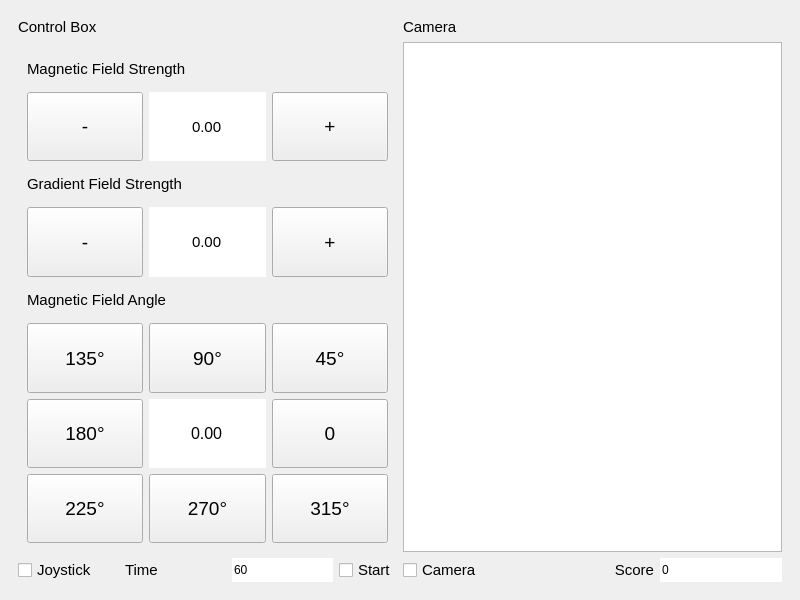
<?xml version="1.0" encoding="UTF-8"?>
<ui version="4.0">
 <class>MainWindow</class>
 <widget class="QMainWindow" name="MainWindow">
  <property name="geometry">
   <rect>
    <x>0</x>
    <y>0</y>
    <width>800</width>
    <height>600</height>
   </rect>
  </property>
  <property name="windowTitle">
   <string>MainWindow</string>
  </property>
  <widget class="QWidget" name="centralwidget">
   <layout class="QGridLayout" name="gridLayout_3">
    <item row="0" column="0">
     <widget class="QWidget" name="gridWidget" native="true">
      <property name="sizePolicy">
       <sizepolicy hsizetype="Expanding" vsizetype="Expanding">
        <horstretch>5</horstretch>
        <verstretch>0</verstretch>
       </sizepolicy>
      </property>
      <layout class="QGridLayout" name="cam_grid">
       <item row="1" column="0">
        <widget class="QLabel" name="label_5">
         <property name="font">
          <font>
           <pointsize>11</pointsize>
          </font>
         </property>
         <property name="text">
          <string>Control Box</string>
         </property>
        </widget>
       </item>
       <item row="3" column="0">
        <layout class="QGridLayout" name="gridLayout">
         <item row="0" column="0">
          <widget class="QCheckBox" name="joystick_checkbox">
           <property name="sizePolicy">
            <sizepolicy hsizetype="Expanding" vsizetype="Expanding">
             <horstretch>0</horstretch>
             <verstretch>0</verstretch>
            </sizepolicy>
           </property>
           <property name="font">
            <font>
             <pointsize>11</pointsize>
            </font>
           </property>
           <property name="layoutDirection">
            <enum>Qt::LeftToRight</enum>
           </property>
           <property name="text">
            <string>Joystick </string>
           </property>
           <property name="checked">
            <bool>false</bool>
           </property>
          </widget>
         </item>
         <item row="0" column="1">
          <widget class="QLabel" name="label_7">
           <property name="sizePolicy">
            <sizepolicy hsizetype="Expanding" vsizetype="Expanding">
             <horstretch>0</horstretch>
             <verstretch>0</verstretch>
            </sizepolicy>
           </property>
           <property name="font">
            <font>
             <pointsize>11</pointsize>
            </font>
           </property>
           <property name="text">
            <string>Time</string>
           </property>
          </widget>
         </item>
         <item row="0" column="2">
          <widget class="QSpinBox" name="time_spinbox">
           <property name="sizePolicy">
            <sizepolicy hsizetype="Expanding" vsizetype="Minimum">
             <horstretch>0</horstretch>
             <verstretch>0</verstretch>
            </sizepolicy>
           </property>
           <property name="frame">
            <bool>false</bool>
           </property>
           <property name="buttonSymbols">
            <enum>QAbstractSpinBox::NoButtons</enum>
           </property>
           <property name="maximum">
            <number>100</number>
           </property>
           <property name="value">
            <number>60</number>
           </property>
          </widget>
         </item>
         <item row="0" column="3">
          <widget class="QCheckBox" name="start_button">
           <property name="font">
            <font>
             <pointsize>11</pointsize>
            </font>
           </property>
           <property name="text">
            <string>Start</string>
           </property>
          </widget>
         </item>
        </layout>
       </item>
       <item row="2" column="2">
        <widget class="QGraphicsView" name="game1_cam">
         <property name="sizePolicy">
          <sizepolicy hsizetype="Expanding" vsizetype="Expanding">
           <horstretch>5</horstretch>
           <verstretch>5</verstretch>
          </sizepolicy>
         </property>
        </widget>
       </item>
       <item row="1" column="2">
        <widget class="QLabel" name="label">
         <property name="font">
          <font>
           <pointsize>11</pointsize>
          </font>
         </property>
         <property name="text">
          <string>Camera</string>
         </property>
        </widget>
       </item>
       <item row="3" column="2">
        <layout class="QGridLayout" name="gridLayout_4">
         <item row="0" column="0">
          <widget class="QCheckBox" name="Camera_Checkbox">
           <property name="font">
            <font>
             <pointsize>11</pointsize>
            </font>
           </property>
           <property name="layoutDirection">
            <enum>Qt::LeftToRight</enum>
           </property>
           <property name="text">
            <string>Camera</string>
           </property>
          </widget>
         </item>
         <item row="0" column="1">
          <widget class="QLabel" name="label_6">
           <property name="font">
            <font>
             <pointsize>11</pointsize>
            </font>
           </property>
           <property name="text">
            <string>Score</string>
           </property>
           <property name="alignment">
            <set>Qt::AlignRight|Qt::AlignTrailing|Qt::AlignVCenter</set>
           </property>
          </widget>
         </item>
         <item row="0" column="2">
          <widget class="QSpinBox" name="score_spinbox">
           <property name="sizePolicy">
            <sizepolicy hsizetype="Minimum" vsizetype="Expanding">
             <horstretch>0</horstretch>
             <verstretch>0</verstretch>
            </sizepolicy>
           </property>
           <property name="frame">
            <bool>false</bool>
           </property>
           <property name="readOnly">
            <bool>true</bool>
           </property>
           <property name="buttonSymbols">
            <enum>QAbstractSpinBox::NoButtons</enum>
           </property>
           <property name="maximum">
            <number>99</number>
           </property>
          </widget>
         </item>
        </layout>
       </item>
       <item row="2" column="0">
        <widget class="QWidget" name="Input_widget" native="true">
         <property name="sizePolicy">
          <sizepolicy hsizetype="Expanding" vsizetype="Expanding">
           <horstretch>5</horstretch>
           <verstretch>5</verstretch>
          </sizepolicy>
         </property>
         <layout class="QGridLayout" name="gridLayout_2">
          <item row="7" column="0">
           <widget class="QPushButton" name="angle_225">
            <property name="sizePolicy">
             <sizepolicy hsizetype="Minimum" vsizetype="Expanding">
              <horstretch>0</horstretch>
              <verstretch>2</verstretch>
             </sizepolicy>
            </property>
            <property name="font">
             <font>
              <pointsize>14</pointsize>
             </font>
            </property>
            <property name="text">
             <string>225°</string>
            </property>
           </widget>
          </item>
          <item row="6" column="2">
           <widget class="QPushButton" name="angle_0">
            <property name="sizePolicy">
             <sizepolicy hsizetype="Expanding" vsizetype="Expanding">
              <horstretch>0</horstretch>
              <verstretch>2</verstretch>
             </sizepolicy>
            </property>
            <property name="font">
             <font>
              <pointsize>14</pointsize>
             </font>
            </property>
            <property name="text">
             <string>0</string>
            </property>
           </widget>
          </item>
          <item row="7" column="1">
           <widget class="QPushButton" name="angle_270">
            <property name="sizePolicy">
             <sizepolicy hsizetype="Minimum" vsizetype="Expanding">
              <horstretch>0</horstretch>
              <verstretch>2</verstretch>
             </sizepolicy>
            </property>
            <property name="font">
             <font>
              <pointsize>14</pointsize>
             </font>
            </property>
            <property name="text">
             <string>270°</string>
            </property>
           </widget>
          </item>
          <item row="4" column="0" colspan="3">
           <widget class="QLabel" name="label_3">
            <property name="sizePolicy">
             <sizepolicy hsizetype="Expanding" vsizetype="Expanding">
              <horstretch>1</horstretch>
              <verstretch>1</verstretch>
             </sizepolicy>
            </property>
            <property name="font">
             <font>
              <pointsize>11</pointsize>
             </font>
            </property>
            <property name="text">
             <string>Magnetic Field Angle</string>
            </property>
            <property name="alignment">
             <set>Qt::AlignLeading|Qt::AlignLeft|Qt::AlignVCenter</set>
            </property>
           </widget>
          </item>
          <item row="3" column="0">
           <widget class="QPushButton" name="F_minus">
            <property name="sizePolicy">
             <sizepolicy hsizetype="Minimum" vsizetype="Expanding">
              <horstretch>0</horstretch>
              <verstretch>2</verstretch>
             </sizepolicy>
            </property>
            <property name="font">
             <font>
              <pointsize>14</pointsize>
             </font>
            </property>
            <property name="text">
             <string>-</string>
            </property>
           </widget>
          </item>
          <item row="1" column="0">
           <widget class="QPushButton" name="B_minus">
            <property name="sizePolicy">
             <sizepolicy hsizetype="Minimum" vsizetype="Expanding">
              <horstretch>1</horstretch>
              <verstretch>2</verstretch>
             </sizepolicy>
            </property>
            <property name="font">
             <font>
              <pointsize>14</pointsize>
             </font>
            </property>
            <property name="text">
             <string>-</string>
            </property>
           </widget>
          </item>
          <item row="2" column="0" colspan="3">
           <widget class="QLabel" name="label_4">
            <property name="sizePolicy">
             <sizepolicy hsizetype="Expanding" vsizetype="Expanding">
              <horstretch>1</horstretch>
              <verstretch>1</verstretch>
             </sizepolicy>
            </property>
            <property name="font">
             <font>
              <pointsize>11</pointsize>
             </font>
            </property>
            <property name="text">
             <string>Gradient Field Strength</string>
            </property>
            <property name="alignment">
             <set>Qt::AlignLeading|Qt::AlignLeft|Qt::AlignVCenter</set>
            </property>
           </widget>
          </item>
          <item row="3" column="2">
           <widget class="QPushButton" name="F_add">
            <property name="sizePolicy">
             <sizepolicy hsizetype="Minimum" vsizetype="Expanding">
              <horstretch>0</horstretch>
              <verstretch>2</verstretch>
             </sizepolicy>
            </property>
            <property name="font">
             <font>
              <pointsize>14</pointsize>
             </font>
            </property>
            <property name="text">
             <string>+</string>
            </property>
           </widget>
          </item>
          <item row="7" column="2">
           <widget class="QPushButton" name="angle_315">
            <property name="sizePolicy">
             <sizepolicy hsizetype="Minimum" vsizetype="Expanding">
              <horstretch>0</horstretch>
              <verstretch>2</verstretch>
             </sizepolicy>
            </property>
            <property name="font">
             <font>
              <pointsize>14</pointsize>
             </font>
            </property>
            <property name="text">
             <string>315°</string>
            </property>
           </widget>
          </item>
          <item row="0" column="0" colspan="3">
           <widget class="QLabel" name="label_2">
            <property name="sizePolicy">
             <sizepolicy hsizetype="MinimumExpanding" vsizetype="Expanding">
              <horstretch>1</horstretch>
              <verstretch>1</verstretch>
             </sizepolicy>
            </property>
            <property name="font">
             <font>
              <pointsize>11</pointsize>
             </font>
            </property>
            <property name="text">
             <string>Magnetic Field Strength</string>
            </property>
            <property name="alignment">
             <set>Qt::AlignLeading|Qt::AlignLeft|Qt::AlignVCenter</set>
            </property>
           </widget>
          </item>
          <item row="5" column="1">
           <widget class="QPushButton" name="angle_90">
            <property name="sizePolicy">
             <sizepolicy hsizetype="Expanding" vsizetype="Expanding">
              <horstretch>0</horstretch>
              <verstretch>2</verstretch>
             </sizepolicy>
            </property>
            <property name="font">
             <font>
              <pointsize>14</pointsize>
             </font>
            </property>
            <property name="text">
             <string>90°</string>
            </property>
           </widget>
          </item>
          <item row="1" column="2">
           <widget class="QPushButton" name="B_add">
            <property name="sizePolicy">
             <sizepolicy hsizetype="Minimum" vsizetype="Expanding">
              <horstretch>1</horstretch>
              <verstretch>2</verstretch>
             </sizepolicy>
            </property>
            <property name="font">
             <font>
              <pointsize>14</pointsize>
             </font>
            </property>
            <property name="text">
             <string>+</string>
            </property>
           </widget>
          </item>
          <item row="5" column="2">
           <widget class="QPushButton" name="angle_45">
            <property name="sizePolicy">
             <sizepolicy hsizetype="Expanding" vsizetype="Expanding">
              <horstretch>0</horstretch>
              <verstretch>2</verstretch>
             </sizepolicy>
            </property>
            <property name="font">
             <font>
              <pointsize>14</pointsize>
             </font>
            </property>
            <property name="text">
             <string>45°</string>
            </property>
           </widget>
          </item>
          <item row="1" column="1">
           <widget class="QDoubleSpinBox" name="B_spinbox">
            <property name="sizePolicy">
             <sizepolicy hsizetype="Minimum" vsizetype="Expanding">
              <horstretch>0</horstretch>
              <verstretch>2</verstretch>
             </sizepolicy>
            </property>
            <property name="font">
             <font>
              <pointsize>11</pointsize>
             </font>
            </property>
            <property name="mouseTracking">
             <bool>false</bool>
            </property>
            <property name="tabletTracking">
             <bool>false</bool>
            </property>
            <property name="focusPolicy">
             <enum>Qt::WheelFocus</enum>
            </property>
            <property name="layoutDirection">
             <enum>Qt::LeftToRight</enum>
            </property>
            <property name="wrapping">
             <bool>false</bool>
            </property>
            <property name="frame">
             <bool>false</bool>
            </property>
            <property name="alignment">
             <set>Qt::AlignCenter</set>
            </property>
            <property name="readOnly">
             <bool>false</bool>
            </property>
            <property name="buttonSymbols">
             <enum>QAbstractSpinBox::NoButtons</enum>
            </property>
            <property name="accelerated">
             <bool>false</bool>
            </property>
            <property name="showGroupSeparator" stdset="0">
             <bool>false</bool>
            </property>
            <property name="maximum">
             <double>24.000000000000000</double>
            </property>
           </widget>
          </item>
          <item row="5" column="0">
           <widget class="QPushButton" name="angle_135">
            <property name="sizePolicy">
             <sizepolicy hsizetype="Expanding" vsizetype="Expanding">
              <horstretch>0</horstretch>
              <verstretch>2</verstretch>
             </sizepolicy>
            </property>
            <property name="font">
             <font>
              <pointsize>14</pointsize>
             </font>
            </property>
            <property name="text">
             <string>135°</string>
            </property>
           </widget>
          </item>
          <item row="6" column="0">
           <widget class="QPushButton" name="angle_180">
            <property name="sizePolicy">
             <sizepolicy hsizetype="Expanding" vsizetype="Expanding">
              <horstretch>0</horstretch>
              <verstretch>2</verstretch>
             </sizepolicy>
            </property>
            <property name="font">
             <font>
              <pointsize>14</pointsize>
             </font>
            </property>
            <property name="text">
             <string>180°</string>
            </property>
           </widget>
          </item>
          <item row="6" column="1">
           <widget class="QDoubleSpinBox" name="theta_spinbox">
            <property name="sizePolicy">
             <sizepolicy hsizetype="Expanding" vsizetype="Expanding">
              <horstretch>0</horstretch>
              <verstretch>0</verstretch>
             </sizepolicy>
            </property>
            <property name="font">
             <font>
              <pointsize>12</pointsize>
             </font>
            </property>
            <property name="autoFillBackground">
             <bool>false</bool>
            </property>
            <property name="wrapping">
             <bool>false</bool>
            </property>
            <property name="frame">
             <bool>false</bool>
            </property>
            <property name="alignment">
             <set>Qt::AlignCenter</set>
            </property>
            <property name="buttonSymbols">
             <enum>QAbstractSpinBox::NoButtons</enum>
            </property>
            <property name="maximum">
             <double>359.990000000000009</double>
            </property>
           </widget>
          </item>
          <item row="3" column="1">
           <widget class="QDoubleSpinBox" name="F_spinbox">
            <property name="sizePolicy">
             <sizepolicy hsizetype="Minimum" vsizetype="Expanding">
              <horstretch>0</horstretch>
              <verstretch>2</verstretch>
             </sizepolicy>
            </property>
            <property name="font">
             <font>
              <pointsize>11</pointsize>
             </font>
            </property>
            <property name="mouseTracking">
             <bool>false</bool>
            </property>
            <property name="tabletTracking">
             <bool>false</bool>
            </property>
            <property name="focusPolicy">
             <enum>Qt::WheelFocus</enum>
            </property>
            <property name="layoutDirection">
             <enum>Qt::LeftToRight</enum>
            </property>
            <property name="autoFillBackground">
             <bool>false</bool>
            </property>
            <property name="wrapping">
             <bool>false</bool>
            </property>
            <property name="frame">
             <bool>false</bool>
            </property>
            <property name="alignment">
             <set>Qt::AlignCenter</set>
            </property>
            <property name="buttonSymbols">
             <enum>QAbstractSpinBox::NoButtons</enum>
            </property>
            <property name="accelerated">
             <bool>false</bool>
            </property>
            <property name="showGroupSeparator" stdset="0">
             <bool>false</bool>
            </property>
            <property name="maximum">
             <double>100000.000000000000000</double>
            </property>
           </widget>
          </item>
         </layout>
        </widget>
       </item>
      </layout>
     </widget>
    </item>
   </layout>
  </widget>
 </widget>
 <resources/>
 <connections>
  <connection>
   <sender>B_add</sender>
   <signal>clicked()</signal>
   <receiver>B_spinbox</receiver>
   <slot>stepUp()</slot>
   <hints>
    <hint type="sourcelabel">
     <x>332</x>
     <y>143</y>
    </hint>
    <hint type="destinationlabel">
     <x>197</x>
     <y>130</y>
    </hint>
   </hints>
  </connection>
  <connection>
   <sender>B_minus</sender>
   <signal>clicked()</signal>
   <receiver>B_spinbox</receiver>
   <slot>stepDown()</slot>
   <hints>
    <hint type="sourcelabel">
     <x>145</x>
     <y>186</y>
    </hint>
    <hint type="destinationlabel">
     <x>265</x>
     <y>186</y>
    </hint>
   </hints>
  </connection>
  <connection>
   <sender>F_add</sender>
   <signal>clicked()</signal>
   <receiver>F_spinbox</receiver>
   <slot>stepUp()</slot>
   <hints>
    <hint type="sourcelabel">
     <x>337</x>
     <y>250</y>
    </hint>
    <hint type="destinationlabel">
     <x>241</x>
     <y>249</y>
    </hint>
   </hints>
  </connection>
  <connection>
   <sender>F_minus</sender>
   <signal>clicked()</signal>
   <receiver>F_spinbox</receiver>
   <slot>stepDown()</slot>
   <hints>
    <hint type="sourcelabel">
     <x>128</x>
     <y>232</y>
    </hint>
    <hint type="destinationlabel">
     <x>258</x>
     <y>232</y>
    </hint>
   </hints>
  </connection>
  <connection>
   <sender>joystick_checkbox</sender>
   <signal>toggled(bool)</signal>
   <receiver>angle_225</receiver>
   <slot>setDisabled(bool)</slot>
   <hints>
    <hint type="sourcelabel">
     <x>58</x>
     <y>560</y>
    </hint>
    <hint type="destinationlabel">
     <x>73</x>
     <y>493</y>
    </hint>
   </hints>
  </connection>
  <connection>
   <sender>joystick_checkbox</sender>
   <signal>toggled(bool)</signal>
   <receiver>angle_180</receiver>
   <slot>setDisabled(bool)</slot>
   <hints>
    <hint type="sourcelabel">
     <x>74</x>
     <y>558</y>
    </hint>
    <hint type="destinationlabel">
     <x>72</x>
     <y>435</y>
    </hint>
   </hints>
  </connection>
  <connection>
   <sender>joystick_checkbox</sender>
   <signal>toggled(bool)</signal>
   <receiver>angle_135</receiver>
   <slot>setDisabled(bool)</slot>
   <hints>
    <hint type="sourcelabel">
     <x>82</x>
     <y>562</y>
    </hint>
    <hint type="destinationlabel">
     <x>106</x>
     <y>345</y>
    </hint>
   </hints>
  </connection>
  <connection>
   <sender>joystick_checkbox</sender>
   <signal>toggled(bool)</signal>
   <receiver>angle_270</receiver>
   <slot>setDisabled(bool)</slot>
   <hints>
    <hint type="sourcelabel">
     <x>73</x>
     <y>565</y>
    </hint>
    <hint type="destinationlabel">
     <x>187</x>
     <y>500</y>
    </hint>
   </hints>
  </connection>
  <connection>
   <sender>joystick_checkbox</sender>
   <signal>toggled(bool)</signal>
   <receiver>angle_315</receiver>
   <slot>setDisabled(bool)</slot>
   <hints>
    <hint type="sourcelabel">
     <x>84</x>
     <y>565</y>
    </hint>
    <hint type="destinationlabel">
     <x>356</x>
     <y>489</y>
    </hint>
   </hints>
  </connection>
  <connection>
   <sender>joystick_checkbox</sender>
   <signal>toggled(bool)</signal>
   <receiver>angle_0</receiver>
   <slot>setDisabled(bool)</slot>
   <hints>
    <hint type="sourcelabel">
     <x>48</x>
     <y>557</y>
    </hint>
    <hint type="destinationlabel">
     <x>315</x>
     <y>433</y>
    </hint>
   </hints>
  </connection>
  <connection>
   <sender>joystick_checkbox</sender>
   <signal>toggled(bool)</signal>
   <receiver>angle_90</receiver>
   <slot>setDisabled(bool)</slot>
   <hints>
    <hint type="sourcelabel">
     <x>67</x>
     <y>561</y>
    </hint>
    <hint type="destinationlabel">
     <x>231</x>
     <y>372</y>
    </hint>
   </hints>
  </connection>
  <connection>
   <sender>joystick_checkbox</sender>
   <signal>toggled(bool)</signal>
   <receiver>angle_45</receiver>
   <slot>setDisabled(bool)</slot>
   <hints>
    <hint type="sourcelabel">
     <x>77</x>
     <y>560</y>
    </hint>
    <hint type="destinationlabel">
     <x>310</x>
     <y>379</y>
    </hint>
   </hints>
  </connection>
  <connection>
   <sender>joystick_checkbox</sender>
   <signal>toggled(bool)</signal>
   <receiver>F_minus</receiver>
   <slot>setDisabled(bool)</slot>
   <hints>
    <hint type="sourcelabel">
     <x>43</x>
     <y>555</y>
    </hint>
    <hint type="destinationlabel">
     <x>86</x>
     <y>247</y>
    </hint>
   </hints>
  </connection>
  <connection>
   <sender>joystick_checkbox</sender>
   <signal>toggled(bool)</signal>
   <receiver>F_add</receiver>
   <slot>setDisabled(bool)</slot>
   <hints>
    <hint type="sourcelabel">
     <x>49</x>
     <y>555</y>
    </hint>
    <hint type="destinationlabel">
     <x>333</x>
     <y>254</y>
    </hint>
   </hints>
  </connection>
  <connection>
   <sender>joystick_checkbox</sender>
   <signal>toggled(bool)</signal>
   <receiver>B_minus</receiver>
   <slot>setDisabled(bool)</slot>
   <hints>
    <hint type="sourcelabel">
     <x>58</x>
     <y>563</y>
    </hint>
    <hint type="destinationlabel">
     <x>104</x>
     <y>128</y>
    </hint>
   </hints>
  </connection>
  <connection>
   <sender>joystick_checkbox</sender>
   <signal>toggled(bool)</signal>
   <receiver>B_add</receiver>
   <slot>setDisabled(bool)</slot>
   <hints>
    <hint type="sourcelabel">
     <x>65</x>
     <y>561</y>
    </hint>
    <hint type="destinationlabel">
     <x>342</x>
     <y>135</y>
    </hint>
   </hints>
  </connection>
 </connections>
</ui>
